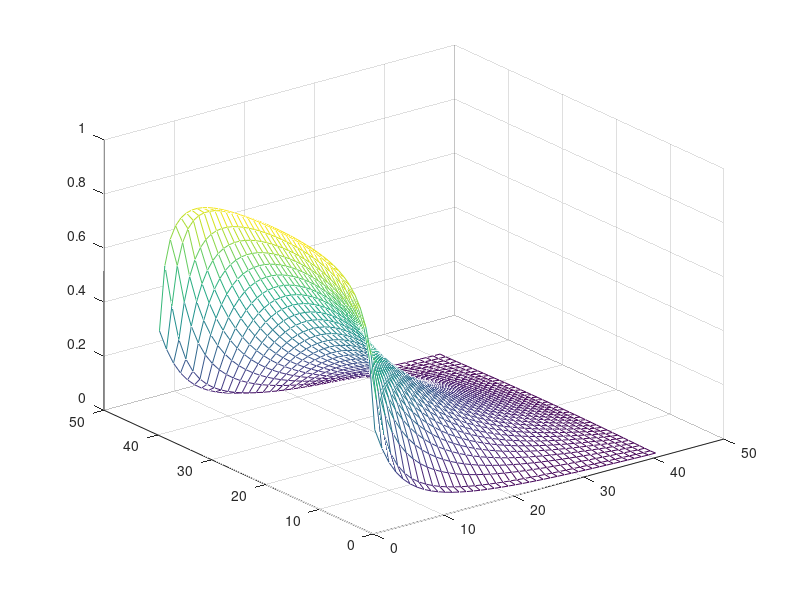

Reproduce this figure in MATLAB. (Note: this script raises an error after producing the figure.)
function LTE_2D_ep(ep_value,Nr_value,Nv_value,freq)
global Nr Nt epsilon dt dr theta0 r0 sigma_x

if nargin == 0
    ep_value = 6;
    Nr_value = 40;
    Nv_value = 28;
    freq = 1;
end

Lr = 1; Nr = Lr*Nr_value; dr = Lr/Nr; r0 = 0:dr:Lr;
Nt = Nv_value; dt = 2*pi/Nt; theta0 = -pi+dt/2:dt:pi-dt/2;
[xx,yy,theta] = meshgrid(r0,r0,theta0);
[xx_s,yy_s] = meshgrid(r0,r0);

epsilon = 2^(-ep_value);
sigma = @(x,y,km)(1./(sin(km*pi*x)+sin(km*pi*y)+3.5)+1);
% sigma = inline('x-x+1');
sigma_x = sigma(xx_s,yy_s,freq)-sigma(xx_s,yy_s,freq)+1;

boundary_left = ones(Nr_value+1,1);
boundary_right = zeros(Nr_value+1,1);
boundary_bottom = zeros(Nr_value+1,1);
boundary_top = zeros(Nr_value+1,1);

%% initial 
f = ones(size(xx));
data_pre = zeros(size(f));
for kt = 1:Nt
    sinT = sin(theta0(kt));
    cosT = cos(theta0(kt));
    if cosT>=0
        data_pre(:,1,kt) = boundary_left;
    else
        data_pre(:,end,kt) = boundary_right;
    end
    if sinT>=0
        data_pre(1,:,kt) = boundary_bottom';
    else
        data_pre(end,:,kt) = boundary_top';
    end
end
data_pre = data_pre(:);

f = gmres(@MAB_multi,data_pre,150,1e-10);

f = reshape(f,Nr+1,Nr+1,Nt);

rho = f(:,:,1)/Nt;
for kt = 2:Nt
    rho = rho + f(:,:,kt)/Nt;
end
mesh(rho);

save(['test_2D_left/test_ep_',num2str(ep_value),'.mat']);


end


function Mb = MAB_multi(p)
global epsilon Nr Nt dr theta0 sigma_x
e = ones(Nt,1);

p = reshape(p,Nr+1,Nr+1,Nt);
Rp_x = zeros(size(p));
Rp_y = zeros(size(p));
BCp = zeros(size(p));
boundary_D = zeros(size(p));

for kt = 1:Nt
    p_temp = p(:,:,kt);
    
    Rp_pre_x = (p_temp(:,2:end) - p_temp(:,1:end-1))/dr;
    Rp_pre_y = (p_temp(2:end,:) - p_temp(1:end-1,:))/dr;
    
    sinT = sin(theta0(kt));
    cosT = cos(theta0(kt));
    if sinT<=0
        Rp_y(1:end-1,:,kt) = sinT*Rp_pre_y;
        boundary_D(end,:,kt) = p_temp(end,:);
    else
        Rp_y(2:end,:,kt) = sinT*Rp_pre_y;
        boundary_D(1,:,kt) = p_temp(1,:);
    end
    if cosT>=0
        Rp_x(:,2:end,kt) = cosT*Rp_pre_x;
        boundary_D(:,1,kt) = p_temp(:,1);
    else
        Rp_x(:,1:end-1,kt) = cosT*Rp_pre_x;
        boundary_D(:,end,kt) = p_temp(:,end);
    end
end

for kx = 2:Nr
    for ky = 2:Nr
        p_temp = p(kx,ky,:); p_temp = p_temp(:);
        p_temp = p_temp - e*e'*p_temp/Nt;
        BCp(kx,ky,:) = sigma_x(kx,ky)*p_temp;
    end
end

Mb = epsilon*Rp_x + epsilon* Rp_y + BCp + boundary_D;

Mb = Mb(:);

end

